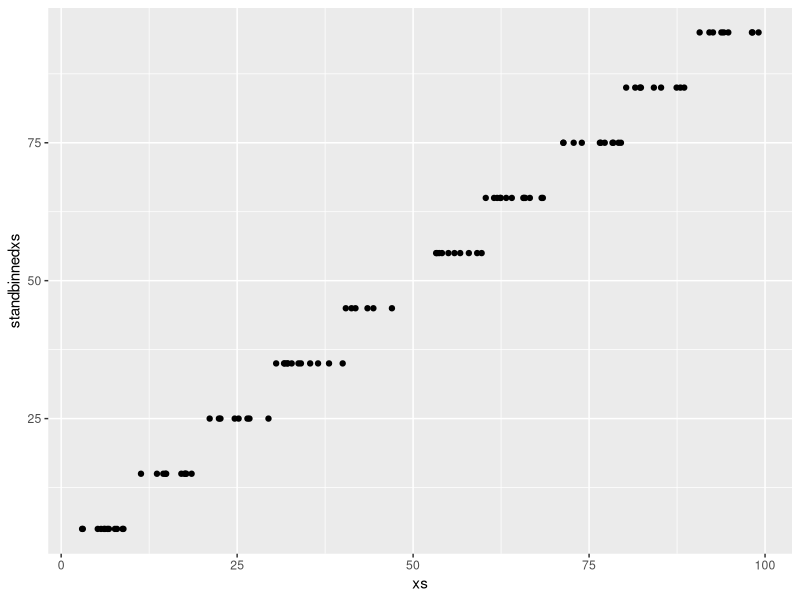
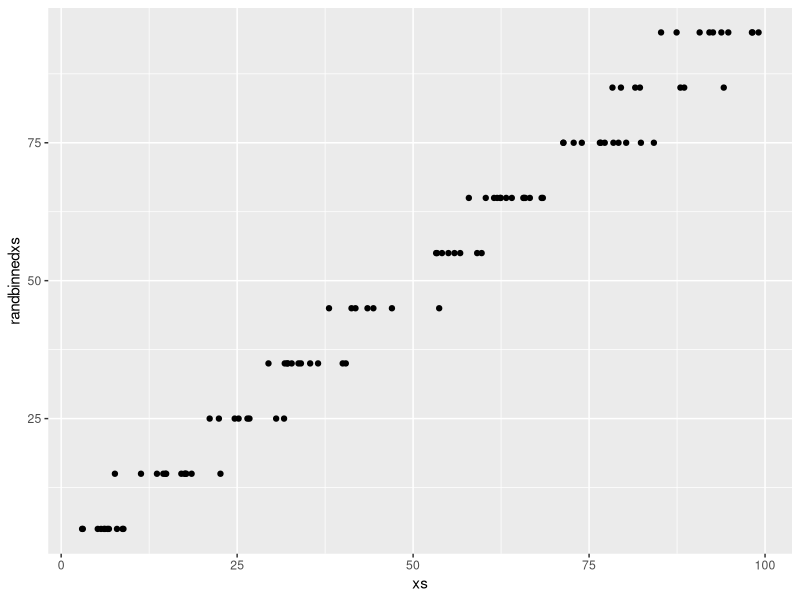
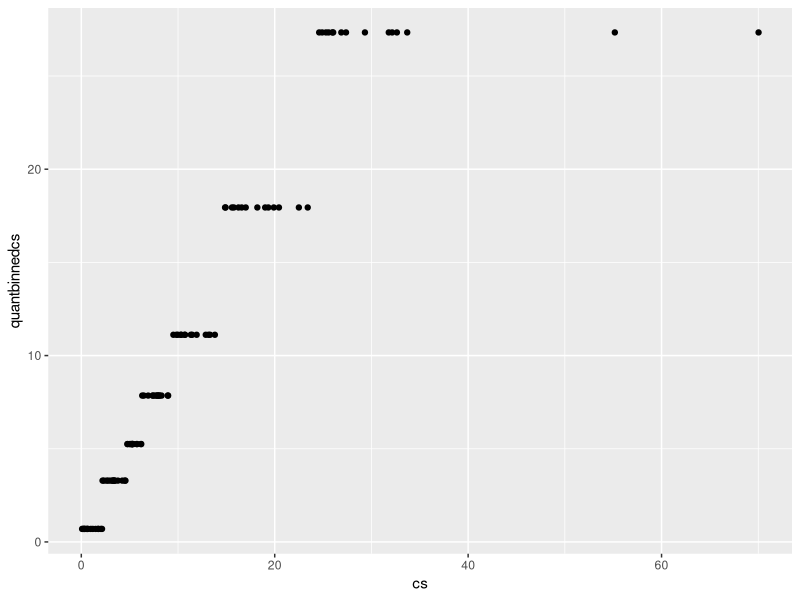
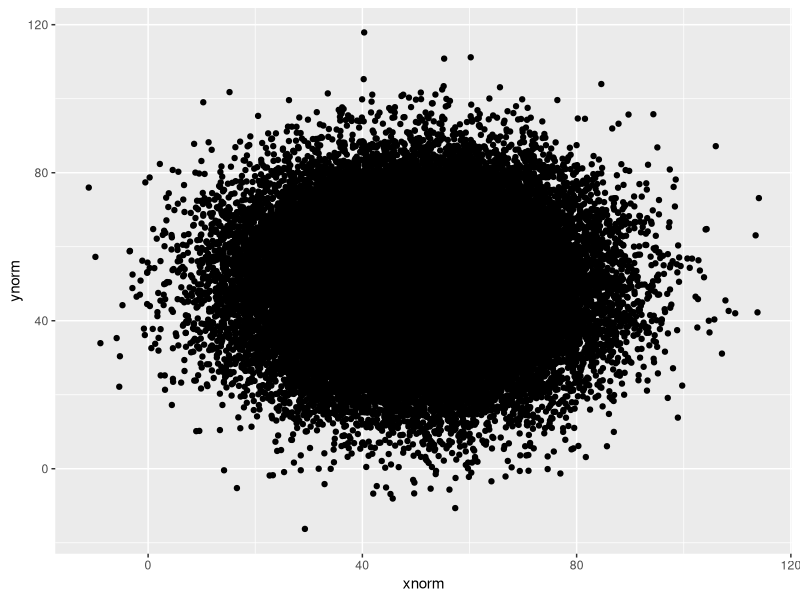
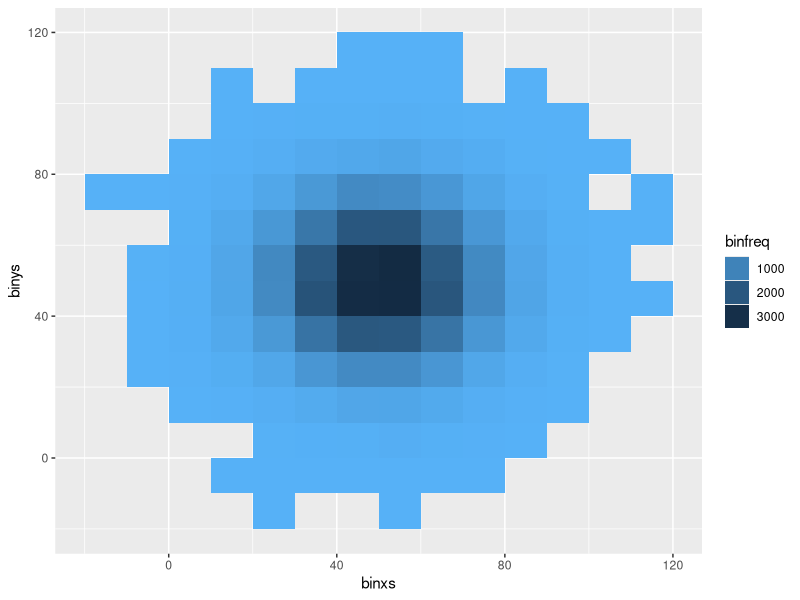
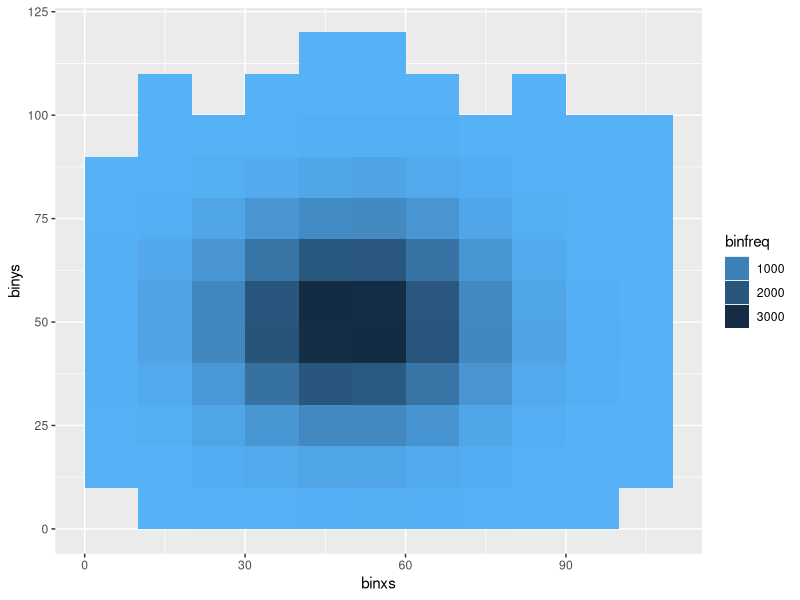
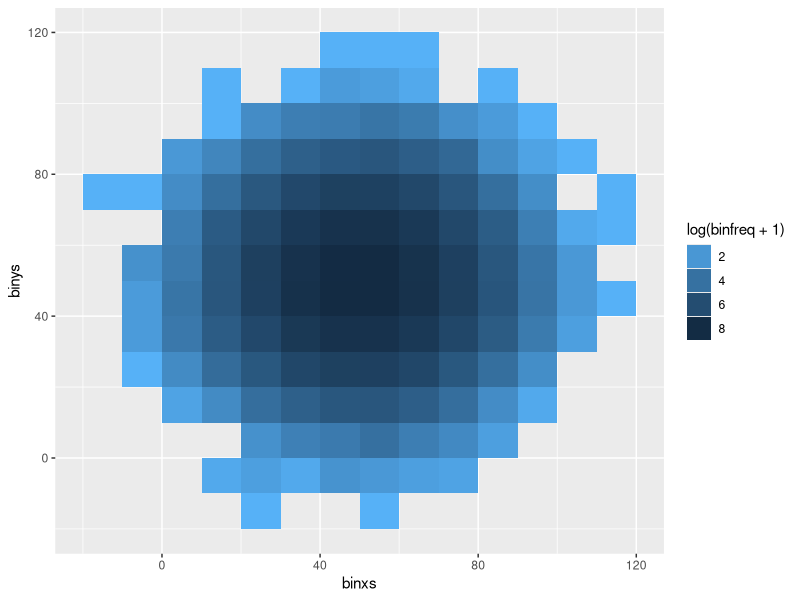
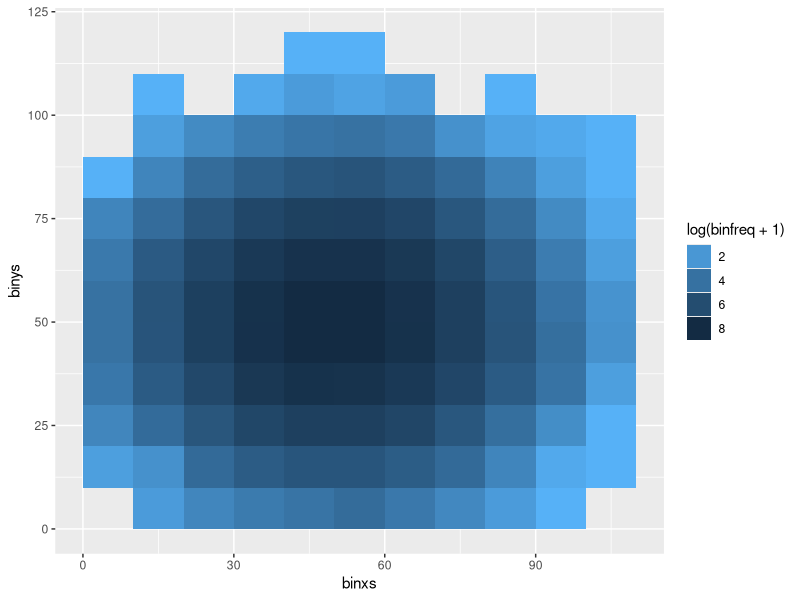

The R source for these figures, in order:
### Preliminaries 

library(ggplot2)
library(mvtnorm)
library(plyr)
library(Hmisc)

#----------------------------------------------------
### Binning Functions
#----------------------------------------------------

## Standard 1d Rectangular Binning
StandRectBin1d <- function(xs, origin, width){
  binxs <- origin + width*( ceiling((xs-origin)/width) - 0.5 )
  binxs[xs == origin] <- origin + width/2
  return(binxs)
}

## Random 1d Rectangular Binning
# Establish bounding bin centers for each observation
# Then use Unif(0,1) draws compared to assignment probs to allocate
# Reassignment for values below first center (bx1) or
#     above highest center (bxJ)
RandRectBin1d <- function(xs, origin, width){
  bx1 <- origin + width/2
  bxJ <- origin + width*(floor((max(xs)-bx1)/width) + .5)
  lbs <- bx1 + width*floor((xs-bx1)/width)
  ubs <- bx1 + width*ceiling((xs-bx1)/width)
  # initially assign all values to upper bound
  binxs <- ubs
  # then use runif to reassign based on distance from 
  plower <- (ubs - xs)/width
  lowerindex <- (plower > runif(length(xs), 0, 1))
  binxs[lowerindex] <- lbs[lowerindex]
  binxs[xs < bx1] <- bx1
  binxs[xs > bxJ] <- bxJ
  return(binxs)
}


## Quantile 1d Binning
# used for binning the counts values by quantile
# define vector of counts and number of bin
QuantBin1d <- function(cs, nbin){
  bincenters <- quantile(cs, seq(1/(2*nbin) , 1- 1/(2*nbin), by=1/nbin))
  binbounds <- quantile(cs, seq(0 , 1, by=1/nbin))
  bincs <- rep(bincenters[1],length(cs))
   for (i in 2:length(bincenters)){
     bincs[(binbounds[i] < cs & cs <= binbounds[i+1])] <- bincenters[i]
   }   
  return(bincs)
}


## 2d Rectangular Binning (for either Standard or Random)
# standard is straight forward extension of 1d binning
# random binning needs post processing to calculate minimum spatial loss
RectBin2d <- function(xs,ys, originx, originy, widthx, widthy, type="standard"){
  tempdat <- data.frame(xs = xs, ys=ys,
                        binxs = StandRectBin1d(xs,originx,widthx),
                        binys = StandRectBin1d(ys,originy,widthy))
  
  if(type=="random"){
    tempdat<- data.frame( tempdat,
                          randbinxs = RandRectBin1d(xs,originx,widthx),
                          randbinys = RandRectBin1d(ys,originy,widthy))
    tempdat$binname <- paste(tempdat$binxs,tempdat$binys)
    tempdat$randbinname <- paste(tempdat$randbinxs,tempdat$randbinys)
    tempdat$randdist <- with(tempdat,sqrt((xs-randbinxs)^2 + (ys-randbinys)^2))
    tempdat$index <- 1:length(xs)
    # points where mismatch between standard and random binning
    mismatchindex <- which(tempdat$binxs != tempdat$randbinxs | tempdat$binys != tempdat$randbinys )
    mmdat <- tempdat[mismatchindex,]
    # identify which need to be swapped to standard for net spatial loss
    
    #loop over all neighboring bin pairs (shift all xs over by 1 then all )
    xbins <- seq(min(c(tempdat$binxs,tempdat$randbinxs)) , max(c(tempdat$binxs,tempdat$randbinxs)), by=widthx)
    ybins <- seq(min(c(tempdat$binys,tempdat$randbinys)) , max(c(tempdat$binys,tempdat$randbinys)), by=widthy)
    nbrs <- data.frame(binxs = rep(rep(xbins,length(ybins)),2) ,
                       binys = rep(rep(ybins,each=length(xbins)),2),
                       nbrsxs = c(rep(xbins+widthx,length(ybins)),rep(xbins,length(ybins))),
                       nbrsys = c(rep(ybins,each=length(xbins)), rep(ybins+widthy,each=length(xbins))) )
    nbrs$binname <- paste(nbrs$binxs,nbrs$binys)
    nbrs$nbrsname <- paste(nbrs$nbrsxs,nbrs$nbrsys)   
    
    swapindex <- NULL    
    for (i in 1:nrow(nbrs)){
      #id points in standard bin i assigned to bin j
      itoj <- which(mmdat$binname == nbrs$binname[i] & mmdat$randbinname == nbrs$nbrsname[i])
      #id points in standard bin j assigned to bin i
      jtoi <- which(mmdat$binname == nbrs$nbrsname[i] & mmdat$randbinname == nbrs$binname[i])
      # number to swap in bins i and j is equal to minimum misplaced
      nswap <- min(length(itoj), length(jtoi))
      # if there are points to swap, then pick the ones with largest distance
      # from point to random bin center
      if(nswap > 0){ 
        swapindex <- c(swapindex,mmdat$index[itoj][order(mmdat$randdist[itoj],decreasing=TRUE)[nswap]])
        swapindex <- c(swapindex,mmdat$index[jtoi][order(mmdat$randdist[jtoi],decreasing=TRUE)[nswap]])
      }
    }
    swapindex <- unique(swapindex)
    tempdat$binxs[!(tempdat$index %in% swapindex)] <- tempdat$randbinxs[!(tempdat$index %in% swapindex)]
    tempdat$binys[!(tempdat$index %in% swapindex)] <- tempdat$randbinys[!(tempdat$index %in% swapindex)]
  }
  
  
  outdat <- ddply(tempdat, .(binxs,binys), summarise,
                  binfreq = length(xs),
                  binspatialloss = sum(sqrt((xs-binxs)^2+(ys-binys)^2)) )
  #centerofdata <- c((max(xs)-min(xs))/2,(max(ys)-min(ys))/2)
  centerofdata <- c(mean(xs),mean(ys))
  summarydata <- data.frame( originx = originx, originy = originy, 
                             widthx = widthx, widthy = widthy,
                             totalSpatialLoss = sum(outdat$binspatialloss) ,
                             maxSpatialLoss = sum(sqrt((xs-centerofdata[1])^2+(ys-centerofdata[2])^2)),
                             propSpatialLoss = sum(outdat$binspatialloss) / sum(sqrt((xs-centerofdata[1])^2+(ys-centerofdata[2])^2)))
  templist <- list(bindat = outdat[,1:3],
                   summarydata)
  return(templist)
}

## Frequency Binning  
# allows for standard or quantile binning of either  bin counts or log bin counts (4 combinations)
# input requires binned data output, number of freq breaks and type of freq binning
# output of frequency bin values, labels and loss are attached the original then returned
freqBin <- function(binout, binType="standard", ncolor, logCount=FALSE){ 
  cs <- binout[[1]]$binfreq
  # add frequency bin centers and bin labels of the form "(a,b]" to binout
  # binning depends on type / log counts
  if (logCount)  cs <- log(binout[[1]]$binfreq+1)
    if(binType=="standard"){
      width <- ceiling((max(cs)-min(cs))/ncolor)
      binout[[1]]$freqgroup <- round(StandRectBin1d(cs, min(cs) , width),2)
      binout[[1]]$freqlabel <- paste("(",round(binout[[1]]$freqgroup - width/2,2),
                                     ",",round(binout[[1]]$freqgroup + width/2,2),"]",sep="")
      #close interval for smallest counts
      closeidx <- binout[[1]]$freqlabel == min(binout[[1]]$freqlabel)
      binout[[1]]$freqlabel[closeidx] <- paste("[",round(min(binout[[1]]$freqgroup) - width/2,2),
                                     ",",round(min(binout[[1]]$freqgroup) + width/2,2),"]",sep="")
    } 
  if(binType=="quantile"){
    binout[[1]]$freqgroup <- round(QuantBin1d(cs, ncolor),2)
    quantbounds <- unique(quantile(cs, (0:ncolor)/ncolor))
    if (length(quantbounds)-1 < ncolor) warning("two or more quantiles of the data have same value due to many bins with equivalent frequencies, color will be rendered equivalently for bins with matching quantiles")
    binout[[1]]$freqlabel <- paste("[",round(quantbounds[1],2),",",round(quantbounds[2],2),"]",sep="")
    for (i in 2:(length(quantbounds)-1)){
      binout[[1]]$freqlabel <- paste("(",round(quantbounds[i],2),",",round(quantbounds[i+1],2),"]",sep="")
    }
  }
  # Total Freq Loss
  binout[[2]]$totalFreqLoss <- sum((cs - binout[[1]]$freqgroup)^2)
  # Max Freq Loss based on shading at data average
  binout[[2]]$maxFreqLoss <- sum((cs - mean(cs))^2)
  # Proportion of Max Freq Loss
  binout[[2]]$propFreqLoss <- sum((cs - binout[[1]]$freqgroup)^2) /  sum((cs - mean(cs))^2)
  return(binout)
}

#----------------------------------------------------
#### Function Tests
#----------------------------------------------------

## Try 1d binning functions
xs <- runif(100,0,100)
cs <- rexp(100,.1)

# standard binning 
standbinnedxs <- StandRectBin1d(xs, origin=0, width=10)
qplot(xs,  standbinnedxs)
# random binning
randbinnedxs <- RandRectBin1d(xs, origin=0, width=10)
qplot(xs,  randbinnedxs)
# quantile binning 
quantbinnedcs <- QuantBin1d(cs, 7)
qplot(cs,  quantbinnedcs)


### Try 2d rectangular binning with MVN data
n=50000
mu <- 50
sig <- 15
xnorm <- rnorm(n, mean=mu, sd=sig)
ynorm <- rnorm(n, mean=mu, sd=sig)
qplot(xnorm, ynorm)
# create binned data for standard and random 
binout1 <- RectBin2d(xnorm,ynorm,0,0,10,10,type="standard")
binout2 <- RectBin2d(xnorm,ynorm,0,0,10,10,type="random")
# take a peek at binned data format
head(binout1[[1]])
head(binout2[[2]])
# compare spatial losses
binout1[[2]]
binout2[[2]]
#compare visualizations
qplot(binxs, binys, geom="tile", fill=binfreq, data=binout1[[1]]) +
  scale_fill_gradient(low="#56B1F7", high="#132B43", guide="legend")
qplot(binxs, binys, geom="tile", fill=binfreq, data=binout2[[1]]) +
  scale_fill_gradient(low="#56B1F7", high="#132B43", guide="legend")
#compare with shade by log counts
qplot(binxs, binys, geom="tile", fill=log(binfreq+1), data=binout1[[1]]) +
  scale_fill_gradient(low="#56B1F7", high="#132B43", guide="legend")
qplot(binxs, binys, geom="tile", fill=log(binfreq+1), data=binout2[[1]]) +
  scale_fill_gradient(low="#56B1F7", high="#132B43", guide="legend")



### Try out frequency binning on the same data using standard/quantile/log-count binning
binoutFreqGroups <- freqBin(binout1, binType="standard", ncolor=5, logCount=FALSE)
binoutQuantFreqGroups <- freqBin(binout1, binType="quantile", ncolor=5, logCount=FALSE)
binoutLogFreqGroups <- freqBin(binout1, binType="standard", ncolor=5, logCount=TRUE)
# Peek into how frequency bins are defined
head(binoutFreqGroups[[1]])
head(binoutQuantFreqGroups[[1]])
head(binoutLogFreqGroups[[1]])
# Compare Frequency Losses (Note I dont know if these are all directly comparable after logging counts)
binoutFreqGroups[[2]]
binoutQuantFreqGroups[[2]]
binoutLogFreqGroups[[2]] 
# Plot with Orginal Frequencies
qplot(binxs, binys, geom="tile", fill=binfreq, data=binoutFreqGroups[[1]]) +
  scale_fill_gradient(low="#56B1F7", high="#132B43", guide="legend")
# Plot with Binned Frequencies
qplot(binxs, binys, geom="tile", fill=freqgroup, data=binoutFreqGroups[[1]]) +
  scale_fill_gradient(low="#56B1F7", high="#132B43", guide="legend", breaks=unique(binoutFreqGroups[[1]]$freqgroup))
# Plot with Quantile Binned Frequencies
qplot(binxs, binys, geom="tile", fill=freqgroup, data=binoutQuantFreqGroups[[1]]) +
  scale_fill_gradient(low="#56B1F7", high="#132B43", guide="legend", breaks=unique(binoutQuantFreqGroups[[1]]$freqgroup))
# Plot with LogCount Binned Frequencies
qplot(binxs, binys, geom="tile", fill=freqgroup, data=binoutLogFreqGroups[[1]]) +
  scale_fill_gradient(low="#56B1F7", high="#132B43", guide="legend", breaks=unique(binoutLogFreqGroups[[1]]$freqgroup))
